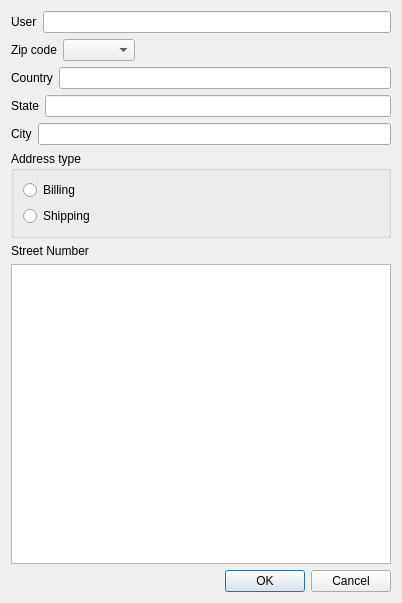
<?xml version="1.0" encoding="UTF-8"?>
<ui version="4.0">
 <class>AddressDTO</class>
 <widget class="QDialog" name="AddressDTO">
  <property name="geometry">
   <rect>
    <x>0</x>
    <y>0</y>
    <width>402</width>
    <height>603</height>
   </rect>
  </property>
  <property name="windowTitle">
   <string>Dialog</string>
  </property>
  <layout class="QGridLayout" name="gridLayout_2">
   <item row="0" column="0">
    <layout class="QGridLayout" name="gridLayout">
     <item row="0" column="0">
      <layout class="QHBoxLayout" name="horizontalLayout">
       <item>
        <widget class="QLabel" name="label_5">
         <property name="text">
          <string>User</string>
         </property>
        </widget>
       </item>
       <item>
        <widget class="QLineEdit" name="userLineEdit"/>
       </item>
      </layout>
     </item>
     <item row="1" column="0">
      <layout class="QHBoxLayout" name="horizontalLayout_6">
       <item>
        <layout class="QHBoxLayout" name="horizontalLayout_4">
         <item>
          <widget class="QLabel" name="label_3">
           <property name="text">
            <string>Zip code</string>
           </property>
           <property name="alignment">
            <set>Qt::AlignLeading|Qt::AlignLeft|Qt::AlignVCenter</set>
           </property>
          </widget>
         </item>
         <item>
          <widget class="QComboBox" name="zipcodeComboBox"/>
         </item>
        </layout>
       </item>
       <item>
        <spacer name="horizontalSpacer">
         <property name="orientation">
          <enum>Qt::Horizontal</enum>
         </property>
         <property name="sizeHint" stdset="0">
          <size>
           <width>40</width>
           <height>20</height>
          </size>
         </property>
        </spacer>
       </item>
      </layout>
     </item>
     <item row="2" column="0">
      <layout class="QHBoxLayout" name="horizontalLayout_5">
       <item>
        <widget class="QLabel" name="label_4">
         <property name="text">
          <string>Country</string>
         </property>
        </widget>
       </item>
       <item>
        <widget class="QLineEdit" name="countryLineEdit"/>
       </item>
      </layout>
     </item>
     <item row="3" column="0">
      <layout class="QHBoxLayout" name="horizontalLayout_3">
       <item>
        <widget class="QLabel" name="label_2">
         <property name="text">
          <string>State</string>
         </property>
        </widget>
       </item>
       <item>
        <widget class="QLineEdit" name="stateLineEdit"/>
       </item>
      </layout>
     </item>
     <item row="4" column="0">
      <layout class="QHBoxLayout" name="horizontalLayout_2">
       <item>
        <widget class="QLabel" name="label">
         <property name="text">
          <string>City</string>
         </property>
        </widget>
       </item>
       <item>
        <widget class="QLineEdit" name="cityLineEdit"/>
       </item>
      </layout>
     </item>
     <item row="5" column="0">
      <widget class="QGroupBox" name="groupBox">
       <property name="title">
        <string>Address type</string>
       </property>
       <layout class="QVBoxLayout" name="verticalLayout">
        <item>
         <widget class="QRadioButton" name="billingRadioButton">
          <property name="text">
           <string>Billing</string>
          </property>
         </widget>
        </item>
        <item>
         <widget class="QRadioButton" name="shippingRadioButton">
          <property name="text">
           <string>Shipping</string>
          </property>
         </widget>
        </item>
       </layout>
      </widget>
     </item>
     <item row="6" column="0">
      <widget class="QLabel" name="label_6">
       <property name="text">
        <string>Street Number</string>
       </property>
      </widget>
     </item>
     <item row="7" column="0">
      <widget class="QTextEdit" name="streetTextEdit"/>
     </item>
     <item row="8" column="0">
      <widget class="QDialogButtonBox" name="buttonBox">
       <property name="orientation">
        <enum>Qt::Horizontal</enum>
       </property>
       <property name="standardButtons">
        <set>QDialogButtonBox::Cancel|QDialogButtonBox::Ok</set>
       </property>
      </widget>
     </item>
    </layout>
   </item>
  </layout>
 </widget>
 <resources/>
 <connections/>
</ui>
